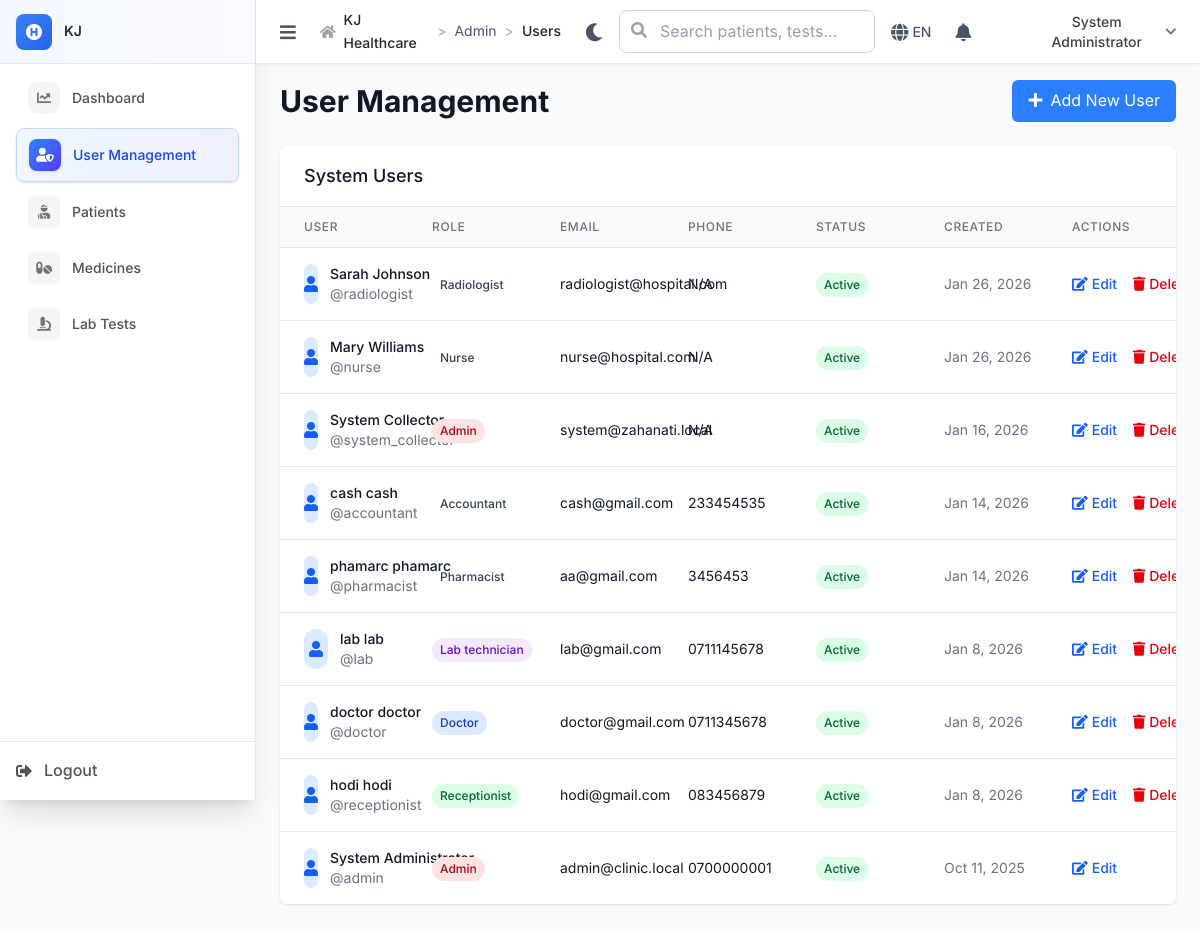
/admin/users (signed in), run on an earlier commit of the app's database.
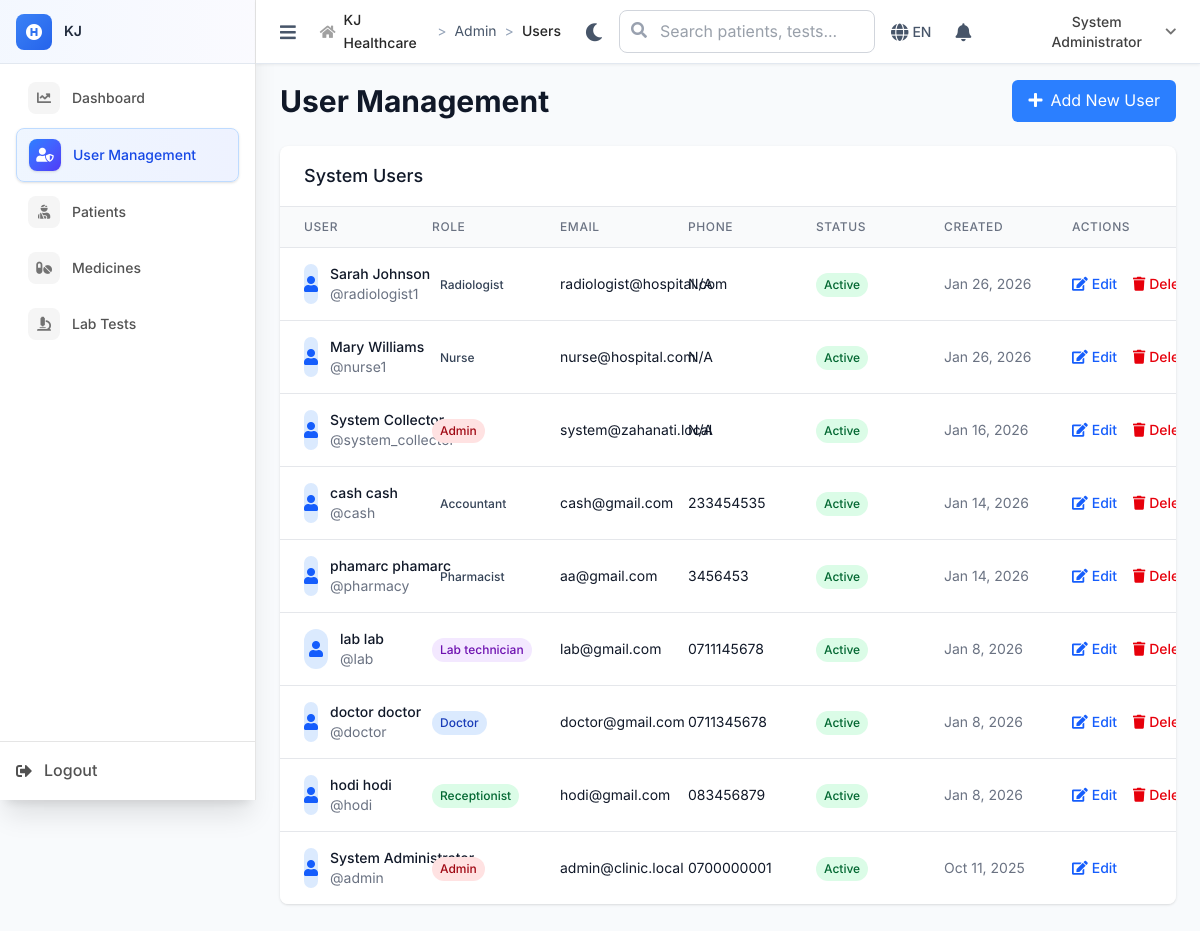
And on a later commit of the database.
### tables this page shows
CREATE TABLE `users` (
  `id` int NOT NULL,
  `username` varchar(50) NOT NULL,
  `password_hash` varchar(255) NOT NULL,
  `email` varchar(100) NOT NULL,
  `role` enum('admin','receptionist','doctor','lab_technician','accountant','pharmacist','radiologist','nurse') NOT NULL,
  `first_name` varchar(50) NOT NULL,
  `last_name` varchar(50) NOT NULL,
  `phone` varchar(20) DEFAULT NULL,
  `specialization` varchar(100) DEFAULT NULL COMMENT 'For doctors - future use',
  `is_active` tinyint(1) DEFAULT '1',
  `created_at` timestamp NOT NULL DEFAULT CURRENT_TIMESTAMP,
  `updated_at` timestamp NOT NULL DEFAULT CURRENT_TIMESTAMP ON UPDATE CURRENT_TIMESTAMP
);

### includes/BaseController.php (called while the page is built, shortened)
<?php
class BaseController {
    public function __construct() {
        global $pdo;
        $this->pdo = $pdo;
    }
    protected function render($view, $data = []) {
        extract($data);
        $BASE_PATH = defined('BASE_PATH') ? BASE_PATH : (rtrim(str_replace('\\', '/', dirname($_SERVER['SCRIPT_NAME'] ?? '/')), '/') ?: '');
        include __DIR__ . "/../views/{$view}.php";
    }
}
?>

### controllers/AdminController.php (called while the page is built, shortened)
<?php
require_once __DIR__ . '/../includes/BaseController.php';
class AdminController extends BaseController {
    public function users() {
        $users = $this->pdo->query("SELECT id, username, email, role, first_name, last_name, phone, is_active, created_at FROM users ORDER BY created_at DESC")->fetchAll();
        $this->render('admin/users', [
            'users' => $users
        ]);
    }
}
?>

### index.php (called while the page is built, shortened)
<?php
$request = $_SERVER['REQUEST_URI'];
$path = parse_url($request, PHP_URL_PATH);
if (strpos($path, BASE_PATH) === 0) {
    $path = substr($path, strlen(BASE_PATH));
}
$path = ltrim($path, '/');
$segments = explode('/', $path);
$controller = $segments[0] ?? 'auth';
$action = $segments[1] ?? 'login';
try {
    $controllerInstance = new $controllerClass();
    $params = array_slice($segments, 2);
    call_user_func_array([$controllerInstance, $action], $params);
} catch (Throwable $e) {
    Logger::error("Error in controller: " . $e->getMessage(), [
        'controller' => $controller,
        'action' => $action,
        'file' => $e->getFile(),
        'line' => $e->getLine(),
        'trace' => $e->getTraceAsString()
    ]);
    error_log("Error in controller: " . $e->getMessage());
    http_response_code(500);
    echo "Internal server error";
}
?>

### views/admin/users.php (the view, shortened to what the rows shown need)
<div class="space-y-6">
    <div class="flex items-center justify-between">
        <h1 class="text-3xl font-bold text-gray-900">User Management</h1>
    </div>
    <div class="bg-white rounded-lg shadow overflow-hidden">
    <div class="overflow-x-auto users-table">
            <table class="min-w-full divide-y divide-gray-200">
                <thead class="bg-gray-50">
                    <tr>
                        <th class="px-6 py-3 text-left text-xs font-medium text-gray-500 uppercase tracking-wider">User</th>
                        <th class="px-6 py-3 text-left text-xs font-medium text-gray-500 uppercase tracking-wider">Role</th>
                        <th class="px-6 py-3 text-left text-xs font-medium text-gray-500 uppercase tracking-wider">Email</th>
                        <th class="px-6 py-3 text-left text-xs font-medium text-gray-500 uppercase tracking-wider">Phone</th>
                        <th class="px-6 py-3 text-left text-xs font-medium text-gray-500 uppercase tracking-wider">Status</th>
                        <th class="px-6 py-3 text-left text-xs font-medium text-gray-500 uppercase tracking-wider">Created</th>
                        <th class="px-6 py-3 text-left text-xs font-medium text-gray-500 uppercase tracking-wider">Actions</th>
                    </tr>
                </thead>
                <tbody class="bg-white divide-y divide-gray-200">
                    <?php foreach ($users as $user): ?>
                    <tr class="hover:bg-gray-50">
                        <td class="px-6 py-4 whitespace-nowrap">
                            <div class="flex items-center">
                                <div class="w-10 h-10 bg-blue-100 rounded-full flex items-center justify-center mr-3">
                                    <i class="fas fa-user text-blue-600"></i>
                                </div>
                                <div>
                                    <div class="text-sm font-medium text-gray-900">
                                        <?php echo htmlspecialchars($user['first_name'] . ' ' . $user['last_name']); ?>
                                    </div>
                                    <div class="text-sm text-gray-500">
                                        @<?php echo htmlspecialchars($user['username']); ?>
                                    </div>
                                </div>
                            </div>
                        </td>
                        <td class="px-6 py-4 whitespace-nowrap">
                            <span class="inline-flex px-2 py-1 text-xs font-medium rounded-full
                                <?php
                                switch ($user['role']) {
                                    case 'admin':
                                        echo 'bg-red-100 text-red-800';
                                        break;
                                    case 'doctor':
                                        echo 'bg-blue-100 text-blue-800';
                                        break;
                                    case 'receptionist':
                                        echo 'bg-green-100 text-green-800';
                                        break;
                                    case 'lab_technician':
                                        echo 'bg-purple-100 text-purple-800';
                                        break;
                                }
                                ?>">
                                <?php echo ucfirst(str_replace('_', ' ', $user['role'])); ?>
                            </span>
                        </td>
                        <td class="px-6 py-4 whitespace-nowrap text-sm text-gray-900">
                            <?php echo htmlspecialchars($user['email']); ?>
                        </td>
                        <td class="px-6 py-4 whitespace-nowrap text-sm text-gray-900">
                            <?php echo htmlspecialchars($user['phone'] ?? 'N/A'); ?>
                        </td>
                        <td class="px-6 py-4 whitespace-nowrap">
                            <span class="inline-flex px-2 py-1 text-xs font-medium rounded-full
                                <?php echo $user['is_active'] ? 'bg-green-100 text-green-800' : 'bg-red-100 text-red-800'; ?>">
                                <?php echo $user['is_active'] ? 'Active' : 'Inactive'; ?>
                            </span>
                        </td>
                        <td class="px-6 py-4 whitespace-nowrap text-sm text-gray-500">
                            <?php echo date('M j, Y', strtotime($user['created_at'])); ?>
                        </td>
                        <td class="px-6 py-4 whitespace-nowrap text-sm font-medium">
                            <a href="<?= $BASE_PATH ?>/admin/edit_user?id=<?= $user['id'] ?>" class="text-blue-600 hover:text-blue-900 mr-3">
                                <i class="fas fa-edit mr-1"></i>Edit
                            </a>
                            <?php if ($user['id'] != $_SESSION['user_id']): ?>
                                <button onclick="deleteUser(<?= $user['id'] ?>, '<?= htmlspecialchars($user['username']) ?>')"
                                        class="text-red-600 hover:text-red-900">
                                    <i class="fas fa-trash mr-1"></i>Delete
                                </button>
                            <?php endif; ?>
                        </td>
                    </tr>
                    <?php endforeach; ?>
                </tbody>
            </table>
        </div>
    </div>
</div>

What changed in the data, as far as the page shows it:
changed users "Sarah Johnson": username "radiologist" → "radiologist1"
changed users "Mary Williams": username "nurse" → "nurse1"
changed users "cash cash": username "accountant" → "cash"
changed users "phamarc phamarc": username "pharmacist" → "pharmacy"
changed users "hodi hodi": username "receptionist" → "hodi"
